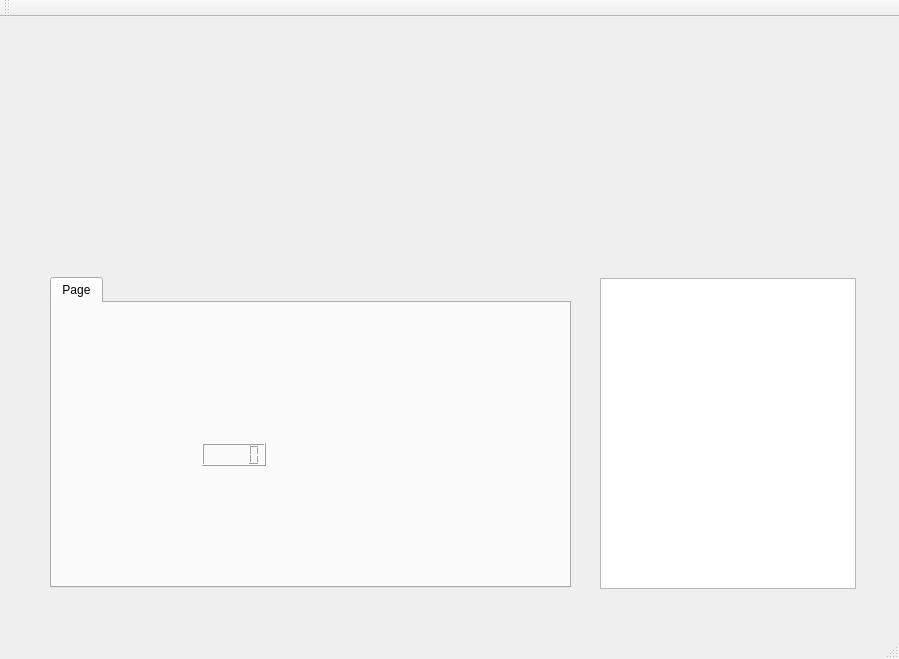
<?xml version="1.0" encoding="UTF-8"?>
<ui version="4.0">
 <class>MainWindow</class>
 <widget class="QMainWindow" name="MainWindow">
  <property name="geometry">
   <rect>
    <x>0</x>
    <y>0</y>
    <width>899</width>
    <height>659</height>
   </rect>
  </property>
  <property name="windowTitle">
   <string>MainWindow</string>
  </property>
  <widget class="QWidget" name="centralWidget">
   <widget class="QTextBrowser" name="textBrowser">
    <property name="geometry">
     <rect>
      <x>600</x>
      <y>261</y>
      <width>256</width>
      <height>311</height>
     </rect>
    </property>
   </widget>
   <widget class="QTabWidget" name="tabWidget">
    <property name="geometry">
     <rect>
      <x>50</x>
      <y>260</y>
      <width>521</width>
      <height>311</height>
     </rect>
    </property>
    <property name="currentIndex">
     <number>0</number>
    </property>
    <widget class="QWidget" name="tab">
     <attribute name="title">
      <string>Page</string>
     </attribute>
     <widget class="QLCDNumber" name="lcdNumber">
      <property name="geometry">
       <rect>
        <x>150</x>
        <y>140</y>
        <width>64</width>
        <height>23</height>
       </rect>
      </property>
     </widget>
    </widget>
   </widget>
  </widget>
  <widget class="QMenuBar" name="menuBar">
   <property name="geometry">
    <rect>
     <x>0</x>
     <y>0</y>
     <width>899</width>
     <height>25</height>
    </rect>
   </property>
  </widget>
  <widget class="QToolBar" name="mainToolBar">
   <attribute name="toolBarArea">
    <enum>TopToolBarArea</enum>
   </attribute>
   <attribute name="toolBarBreak">
    <bool>false</bool>
   </attribute>
  </widget>
  <widget class="QStatusBar" name="statusBar"/>
 </widget>
 <layoutdefault spacing="6" margin="11"/>
 <resources/>
 <connections/>
</ui>
